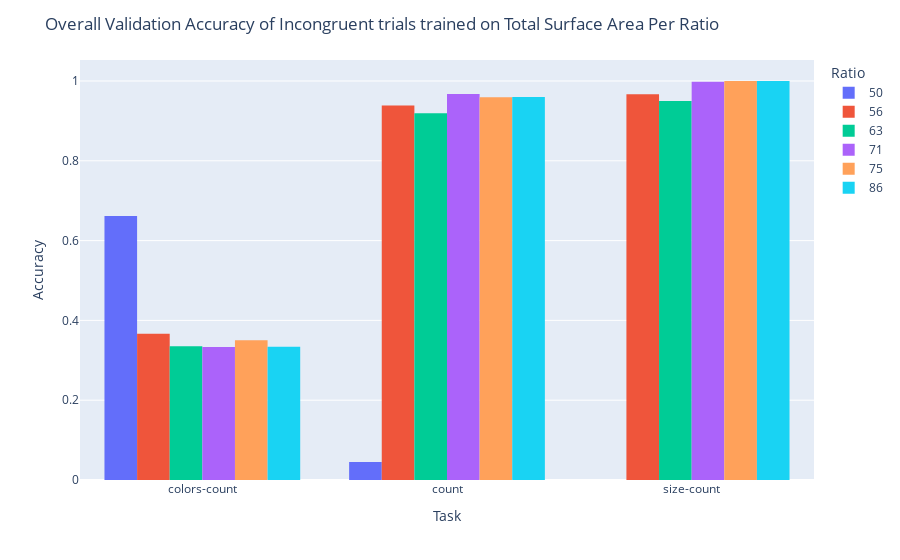

Notebook cell for this chart:
### Code cell
fig = px.histogram(incongruent_df_trained_on_TS.groupby(['Task', 'Ratio']).mean().reset_index(), x="Task",
             y="Validation Accuracy", color="Ratio",
             barmode="group")
fig.update_layout(
    title='Overall Validation Accuracy of Incongruent trials trained on Total Surface Area Per Ratio',
    xaxis_title='Task',
    yaxis_title='Accuracy')
fig.show()

### Figure 1 — Plotly figure (JSON) as saved in the notebook; plotly's stock layout.template omitted (floating-point values rounded to 4 significant figures)
{"data": [{"alignmentgroup": "True", "bingroup": "x", "histfunc": "sum", "hovertemplate": "Ratio=50<br>Task=%{x}<br>sum of Validation Accuracy=%{y}<extra></extra>", "legendgroup": "50", "marker": {"color": "#636efa", "pattern": {"shape": ""}}, "name": "50", "offsetgroup": "50", "orientation": "v", "showlegend": true, "x": ["colors-count", "count", "size-count"], "xaxis": "x", "y": [0.6617, 0.045, 0.0], "yaxis": "y", "type": "histogram"}, {"alignmentgroup": "True", "bingroup": "x", "histfunc": "sum", "hovertemplate": "Ratio=56<br>Task=%{x}<br>sum of Validation Accuracy=%{y}<extra></extra>", "legendgroup": "56", "marker": {"color": "#EF553B", "pattern": {"shape": ""}}, "name": "56", "offsetgroup": "56", "orientation": "v", "showlegend": true, "x": ["colors-count", "count", "size-count"], "xaxis": "x", "y": [0.3667, 0.9383, 0.9667], "yaxis": "y", "type": "histogram"}, {"alignmentgroup": "True", "bingroup": "x", "histfunc": "sum", "hovertemplate": "Ratio=63<br>Task=%{x}<br>sum of Validation Accuracy=%{y}<extra></extra>", "legendgroup": "63", "marker": {"color": "#00cc96", "pattern": {"shape": ""}}, "name": "63", "offsetgroup": "63", "orientation": "v", "showlegend": true, "x": ["colors-count", "count", "size-count"], "xaxis": "x", "y": [0.335, 0.9192, 0.95], "yaxis": "y", "type": "histogram"}, {"alignmentgroup": "True", "bingroup": "x", "histfunc": "sum", "hovertemplate": "Ratio=71<br>Task=%{x}<br>sum of Validation Accuracy=%{y}<extra></extra>", "legendgroup": "71", "marker": {"color": "#ab63fa", "pattern": {"shape": ""}}, "name": "71", "offsetgroup": "71", "orientation": "v", "showlegend": true, "x": ["colors-count", "count", "size-count"], "xaxis": "x", "y": [0.3333, 0.9675, 0.9983], "yaxis": "y", "type": "histogram"}, {"alignmentgroup": "True", "bingroup": "x", "histfunc": "sum", "hovertemplate": "Ratio=75<br>Task=%{x}<br>sum of Validation Accuracy=%{y}<extra></extra>", "legendgroup": "75", "marker": {"color": "#FFA15A", "pattern": {"shape": ""}}, "name": "75", "offsetgroup": "75", "orientation": "v", "showlegend": true, "x": ["colors-count", "count", "size-count"], "xaxis": "x", "y": [0.35, 0.9592, 1.0], "yaxis": "y", "type": "histogram"}, {"alignmentgroup": "True", "bingroup": "x", "histfunc": "sum", "hovertemplate": "Ratio=86<br>Task=%{x}<br>sum of Validation Accuracy=%{y}<extra></extra>", "legendgroup": "86", "marker": {"color": "#19d3f3", "pattern": {"shape": ""}}, "name": "86", "offsetgroup": "86", "orientation": "v", "showlegend": true, "x": ["colors-count", "count", "size-count"], "xaxis": "x", "y": [0.3342, 0.96, 1.0], "yaxis": "y", "type": "histogram"}], "layout": {"xaxis": {"anchor": "y", "domain": [0.0, 1.0], "title": {"text": "Task"}}, "yaxis": {"anchor": "x", "domain": [0.0, 1.0], "title": {"text": "Accuracy"}}, "legend": {"title": {"text": "Ratio"}, "tracegroupgap": 0}, "margin": {"t": 60}, "barmode": "group", "title": {"text": "Overall Validation Accuracy of Incongruent trials trained on Total Surface Area Per Ratio"}}}
